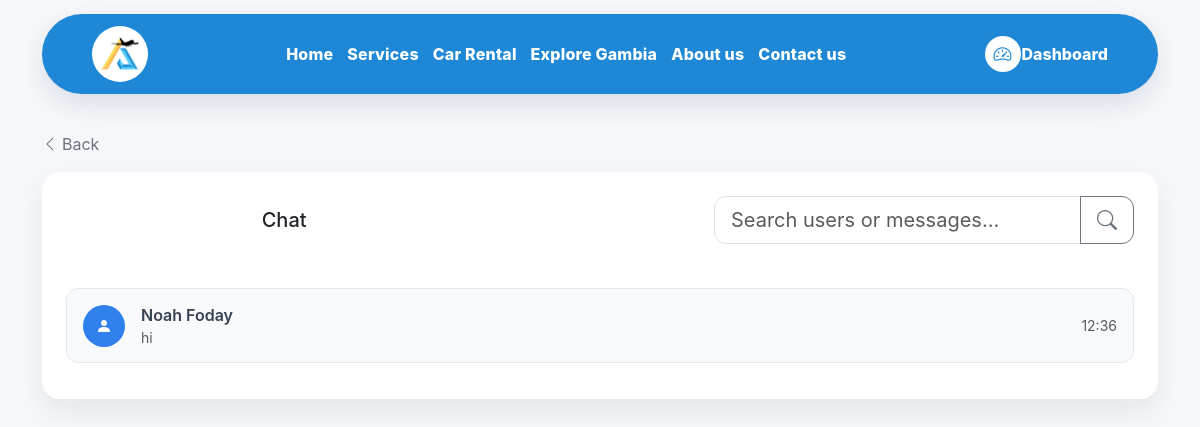
The app's page /messages/ (signed in) with its own data.
### apps/accounts/models.py (models this page shows, shortened)
class User(AbstractUser):
    is_admin = models.BooleanField(default=False)
    phone = models.CharField(max_length=20, blank=True, null=True)

### apps/messages/views.py (the view, shortened to what this page needs)
# urls.py: path("", messages_list, name="list"),
@login_required
def messages_list(request):
    q = (request.GET.get("q") or "").strip()
    to_ids = Message.objects.filter(sender=request.user).values_list("recipient_id", flat=True)
    from_ids = Message.objects.filter(recipient=request.user).values_list("sender_id", flat=True)
    counterpart_ids = set(list(to_ids) + list(from_ids))
    counterpart_ids.discard(request.user.id)
    users_qs = (
        User.objects.filter(id__in=counterpart_ids)
        if counterpart_ids else User.objects.exclude(id=request.user.id)
    )
    users = _annotated_convo_list(users_qs, request.user)
    return render(request, "messages/messages_list.html", {"users": users, "q": q})

### apps/messages/views.py (called while the page is built)
def _annotated_convo_list(base_users_qs, me):
    convo = Message.objects.filter(
        Q(sender=me, recipient=OuterRef("pk")) |
        Q(sender=OuterRef("pk"), recipient=me)
    ).order_by("-created_at")
    last_time = Subquery(convo.values("created_at")[:1])
    last_body = Subquery(convo.values("body")[:1])
    unread_qs = (
        Message.objects
        .filter(sender=OuterRef("pk"), recipient=me, is_read=False)
        .order_by()
        .values("sender")
        .annotate(c=Count("id"))
        .values("c")
    )
    return (
        base_users_qs
        .annotate(
            last_message_at=last_time,
            last_message_body=Coalesce(last_body, Value("", output_field=TextField())),
            unread=Coalesce(Subquery(unread_qs), Value(0, output_field=IntegerField())),
        )
        .order_by("-last_message_at", "username")
    )

### apps/messages/templates/messages/messages_list.html (shortened to what this page needs)
{% extends "base.html" %}
{% load static %}
{% block extra_head %}
<link rel="stylesheet" href="{% static 'css/dashboard.css' %}">
{% endblock %}
{% block content %}
<div class="container py-4">
  {% include "includes/back_to_hub.html" %}
  <div class="card p-4 round-24" style="border-radius:18px;">
    <div class="d-flex align-items-center justify-content-between flex-wrap gap-3 mb-3">
      <h5 class="mx-auto mb-0">Chat</h5>
      <form method="get" class="ms-auto" style="max-width:420px;width:100%;">
        <div class="input-group">
          <input name="q" value="{{ q }}" class="form-control form-control-lg"
                 placeholder="Search users or messages…" aria-label="Search messages"
                 style="border-radius:12px 0 0 12px;">
          <button class="btn btn-outline-secondary btn-lg" type="submit" style="border-radius:0 12px 12px 0;">
            <i class="bi bi-search"></i>
          </button>
        </div>
      </form>
    </div>
    <div class="mt-3">
      {% for u in users %}
        <a href="{% url 'messages:thread' u.id %}" class="text-decoration-none">
          <div class="list-tile d-flex align-items-center justify-content-between">
            <div class="d-flex align-items-center gap-3">
              <div class="profile-avatar d-flex align-items-center justify-content-center"
                   style="width:42px;height:42px;border-radius:50%;background:#2f80ed;color:#fff;">
                <i class="bi bi-person-fill"></i>
              </div>
              <div>
                <div class="fw-semibold" style="color:#374151;">
                  {{ u.get_full_name|default:u.username }}
                </div>
                <div class="small text-muted">
                  {{ u.last_message_body|default_if_none:""|truncatechars:60 }}
                </div>
              </div>
            </div>
            <div class="text-end" style="min-width:70px;">
              {% if u.last_message_at %}
                <div class="small text-muted">{{ u.last_message_at|time:"H:i" }}</div>
              {% endif %}
            </div>
          </div>
        </a>
      {% empty %}
        <div class="empty text-center text-muted py-3">No conversations yet.</div>
      {% endfor %}
    </div>
  </div>
</div>
{% endblock %}

### static/css/dashboard.css (style rules this page uses)
:root { --bg: #f6f8fb; --surface: #ffffff; --ink: #0f172a; --muted: #475569; --muted-2: #94a3b8; --primary: #2563eb; --accent: #10b981; --shadow: 0 12px 30px rgba(15, 23, 42, 0.08); --radius: 16px; }
body { background: var(--bg) !important; font-family: "Inter", "SF Pro Display", system-ui, -apple-system, sans-serif; color: var(--ink); }
.round-24 { border-radius: 24px; }
.card { border: 0; border-radius: 16px; box-shadow: var(--shadow); background: var(--surface); }
.profile-avatar { width: 72px; height: 72px; border-radius: 50%; display: inline-flex; align-items: center; justify-content: center; background: #e2e8f0; }
.list-tile { background:#f8fafc; border-radius:12px; padding:14px 16px; margin:12px auto; border:1px solid #e2e8f0; transition: all .15s ease; display:flex; align-items:center; justify-content:space-between; gap:12px; flex-wrap:wrap; }
body { scroll-padding-top: 70px; }

### records on screen
User: get_full_name "Noah Foday", last_message_body "hi", last_message_at "12:36"
